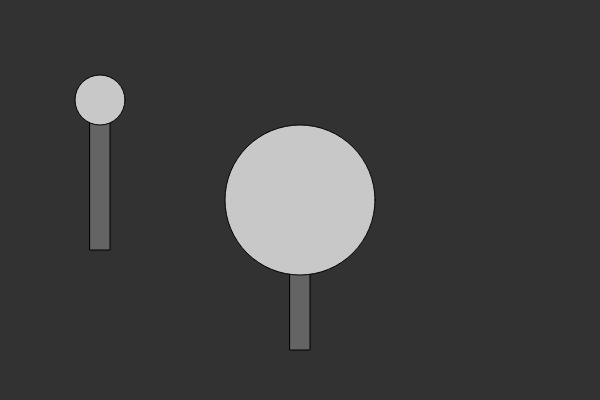
Frame 1 (no input)
Frame 60 (no input): identical to frame 1, image omitted
Frame 120 (the mouse pressed at the canvas centre since frame 60): identical to frame 1, image omitted

The p5.js sketch that drew this single still picture (run headless with seeded random() and noise() and a simulated clock; from frame 60 on, the mouse is pressed at the canvas centre):

// p5.js sketch
// ── sketch.js
function setup() {
  createCanvas(600, 400);
}
function draw() {
 background(50);
 lolo(100, 100, 50);
 lolo(300, 200, 150);
}
function lolo(x, y, d) {
 fill(100);
 rect(x-10, y, 20, 150);
 fill(200);
 ellipse(x, y, d, d); 
}
